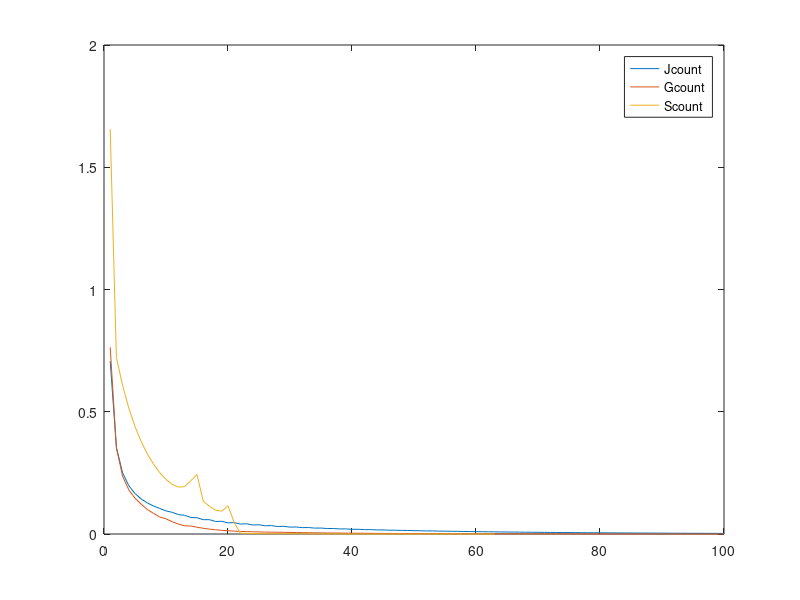

Write the MATLAB code that produced this figure.
% function [x]=Power(n.TOL)
% 代码第二版，第三版会写一个function
clc
clear
n=20;
TOL=1e-7;
x(1:n,1)=1;
Main(1:n)=-2;
Other(1:n-1)=1;
D=diag(Main);
L=-diag(Other,-1);
U=-diag(Other,1);
%A=D-L-U;
%Omega=1.25;
err=10;
yp=[];
miu=0;
A=(D^-1)*(L+U);
norm(A);
k0=1;
Jcount=[];
while err>TOL
    y=A*x;
    miu=yp;
    for i=1:n
        if abs(y(i,1))==max(abs(y))
        yp=y(i,1);
        end
    end
    err=max(norm(x-(y/yp),2));
    x=y/yp;
    Jcount(k0)=err;
    k0=k0+1
    if k0>100
    break
    end
end
plot(Jcount)
hold on
abs(miu);
x(1:n,1)=1;
k1=1;
err=1000;
TGauss=((D-L)^-1)*U;
Gcount=[];
while err>TOL
    y=TGauss*x;
    miu=yp;
    for i=1:n
        if abs(y(i,1))==max(abs(y))
        yp=y(i,1);
        end
    end
    err=max(norm(x-(y/yp),2));
    x=y/yp;
    Gcount(k1)=err;
    k1=k1+1;
    if k1>100
    break
    end
end
plot(Gcount)
hold on
% N=0;
x(1:n,1)=1;
k2=1;
err=1000;
Scount=[];
omega=2/(1+sqrt(1-miu^2));
TSOR=((D-omega*L)^-1)*((1-omega)*D+omega*U);
while err>TOL
    y=TSOR*x;
    miu=yp;
    for i=1:n
        if abs(y(i,1))==max(abs(y))
        yp=y(i,1);
        end
    end
    err=max(norm(x-(y/yp),2));
    x=y/yp;
    Scount(k2)=err;
    k2=k2+1;
    if k2>100
    break
    end
end
plot(Scount)
legend("Jcount","Gcount","Scount")
hold off

%g=eig(TSOR);
% for i=1:n
%     N(i)=norm(g(i,1));
% end
% N
% omega-1;
% NSOR=norm(TSOR);
